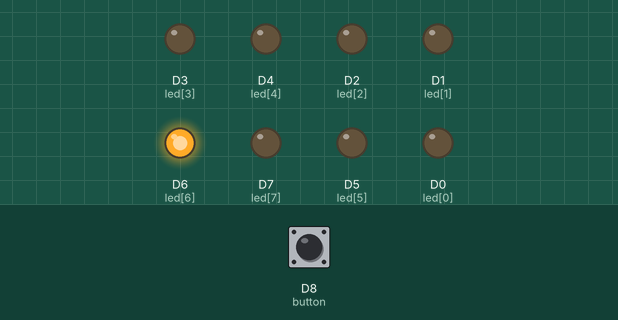
Bench run of a sketch on a simulated ESP8266 (NodeMCU). Parts: output pins drawn as LEDs (lit = HIGH). Dashed ring = blinking. The inputs (shaded band) are chosen by the test bench; at power-on: D8 (button) LOW.

Above: at 0.81 s.
1.3 s: D8 (button) pulled HIGH for 0.15 s
4.4 s: D8 (button) pulled HIGH for 1 s
At 4.62 s:
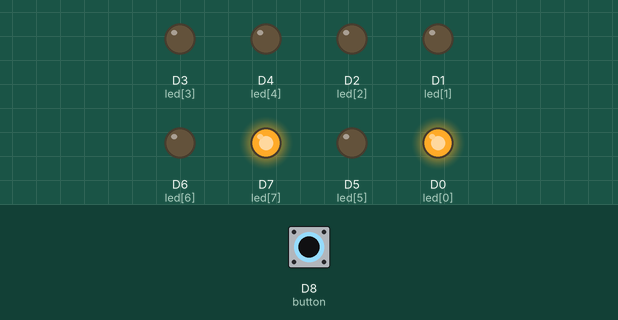
7.4 s: D8 (button) pulled HIGH for 0.15 s
At 9.5 s:
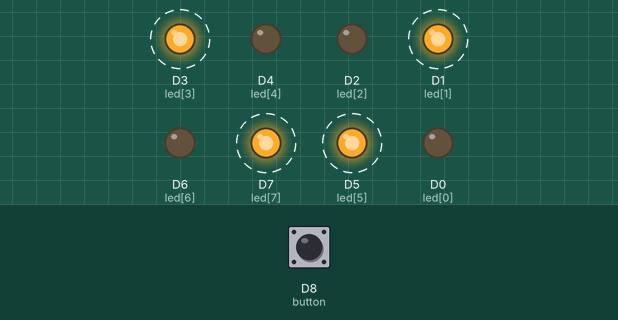
10.5 s: D8 (button) pulled HIGH for 3.2 s
At 11.18 s:
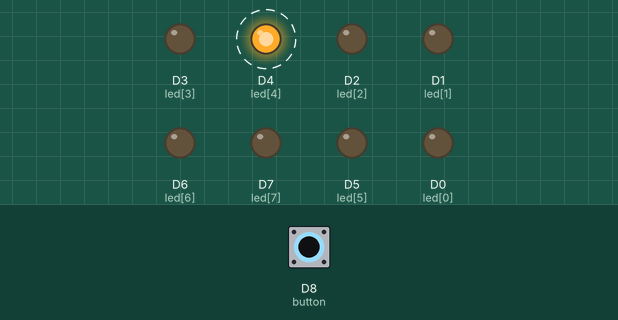
Timing chart, 0 to 16.2 s (numbered marks = the images above; inputs shaded):
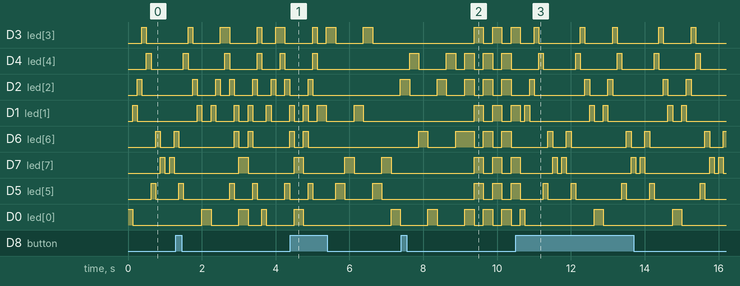

The sketch:

esp8266.ino
```cpp
const int led[] = {D0, D1, D2, D3, D4, D5, D6, D7};
const int button = D8;

int mode;

ICACHE_RAM_ATTR void changeMode() {
  mode++;
  if(mode > 3){
    mode = 0;
  }
}

void setup() {
  // put your setup code here, to run once:
  for(int i = 0; i < 8; i++){
    pinMode(led[i], OUTPUT);
  }
  attachInterrupt(digitalPinToInterrupt(button), changeMode, RISING);
}

void loop() {
  // put your main code here, to run repeatedly:
  switch(mode){
    case 0:
      for(int i = 1; i < 9;i++){
        lightLed(i);
        delay(125);
      }

      for(int i = 9; i > 0;i--){
        lightLed(i);
        delay(125);
      }
      break;
    case 1:
      lightLed(1);
      delay(125);
      lightLed(2);
      delay(125);
      lightLed(3);
      delay(125);
      lightLed(4);
      delay(125);
      lightLed(5);
      digitalWrite(led[3], HIGH);
      delay(125);
      lightLed(6);
      digitalWrite(led[2], HIGH);
      delay(125);
      lightLed(7);
      digitalWrite(led[1], HIGH);
      delay(125);
      lightLed(8);
      digitalWrite(led[0], HIGH);
      delay(125);

      lightLed(8);
      digitalWrite(led[0], HIGH);
      delay(125);
      lightLed(7);
      digitalWrite(led[1], HIGH);
      delay(125);
      lightLed(6);
      digitalWrite(led[2], HIGH);
      delay(125);
      lightLed(5);
      digitalWrite(led[3], HIGH);
      delay(125);
      break;
    case 2:
      lightLed(2);
      delay(250);
      lightLed(4);
      delay(250);
      lightLed(6);
      delay(250);
      lightLed(8);
      delay(250);
      lightLed(2);
      delay(250);
      lightLed(4);
      delay(250);
      lightLed(6);
      delay(250);
      lightLed(8);
      delay(250);
      lightLed(1);
      delay(250);
      lightLed(3);
      delay(250);
      lightLed(5);
      delay(250);
      lightLed(7);
      delay(250);
      lightLed(1);
      delay(250);
      lightLed(3);
      delay(250);
      lightLed(5);
      delay(250);
      lightLed(7);
      delay(250);
      break;
    case 3:
      digitalWrite(led[0], HIGH);
      digitalWrite(led[2], HIGH);
      digitalWrite(led[4], HIGH);
      digitalWrite(led[6], HIGH);
      delay(250);
      for (int i = 0; i < 8;i++){
          digitalWrite(led[i], LOW);
      }
      digitalWrite(led[1], HIGH);
      digitalWrite(led[3], HIGH);
      digitalWrite(led[5], HIGH);
      digitalWrite(led[7], HIGH);
      delay(250);
      for (int i = 0; i < 8;i++){
          digitalWrite(led[i], LOW);
      }
      digitalWrite(led[0], HIGH);
      digitalWrite(led[2], HIGH);
      digitalWrite(led[4], HIGH);
      digitalWrite(led[6], HIGH);
      delay(250);
      for (int i = 0; i < 8;i++){
          digitalWrite(led[i], LOW);
      }
      digitalWrite(led[1], HIGH);
      digitalWrite(led[3], HIGH);
      digitalWrite(led[5], HIGH);
      digitalWrite(led[7], HIGH);
      delay(250);
      for (int i = 0; i < 8;i++){
          digitalWrite(led[i], LOW);
      }
      digitalWrite(led[0], HIGH);
      digitalWrite(led[2], HIGH);
      digitalWrite(led[4], HIGH);
      digitalWrite(led[6], HIGH);
      delay(250);
      for (int i = 0; i < 8;i++){
          digitalWrite(led[i], LOW);
      }
      digitalWrite(led[1], HIGH);
      digitalWrite(led[3], HIGH);
      digitalWrite(led[5], HIGH);
      digitalWrite(led[7], HIGH);
      delay(250);
      for (int i = 0; i < 8;i++){
          digitalWrite(led[i], LOW);
      }
      break;
    default:
      break;
  }


}

void lightLed(int num){
  for (int i = 0; i < 8;i++){
    if(num == (i+1)){
      digitalWrite(led[i], HIGH);
    } else {
      digitalWrite(led[i], LOW);
    }
  }
}
```

Measured:
- after the input at 4.4 s, D4 (led[4]): goes on until 5.1 s, then stays LOW; D6 (led[6]): goes on until 4.9 s, then stays LOW
- after the input at 7.4 s, D1 (led[1]): alternates HIGH for 0.25 s and LOW for 0.25 s, starting after 2.0 s
- after the input at 10.5 s, D4 (led[4]): alternates HIGH for 0.13 s and LOW for 0.94 s, starting after 0.63 s
- by itself, D3 (led[3]): repeats every 2.1 s: HIGH 0.13 s, LOW 1.1 s, HIGH 0.13 s, LOW 0.75 s
- by itself, D2 (led[2]): repeats every 2.1 s: LOW 1.4 s, HIGH 0.13 s, LOW 0.50 s, HIGH 0.13 s
- by itself, D7 (led[7]): repeats every 2.1 s: HIGH 0.13 s, LOW 0.13 s, HIGH 0.13 s, LOW 1.8 s
- by itself, D5 (led[5]): repeats every 2.1 s: HIGH 0.13 s, LOW 0.63 s, HIGH 0.13 s, LOW 1.3 s
- by itself, D0 (led[0]): repeats every 2.1 s: LOW 1.9 s, HIGH 0.25 s
